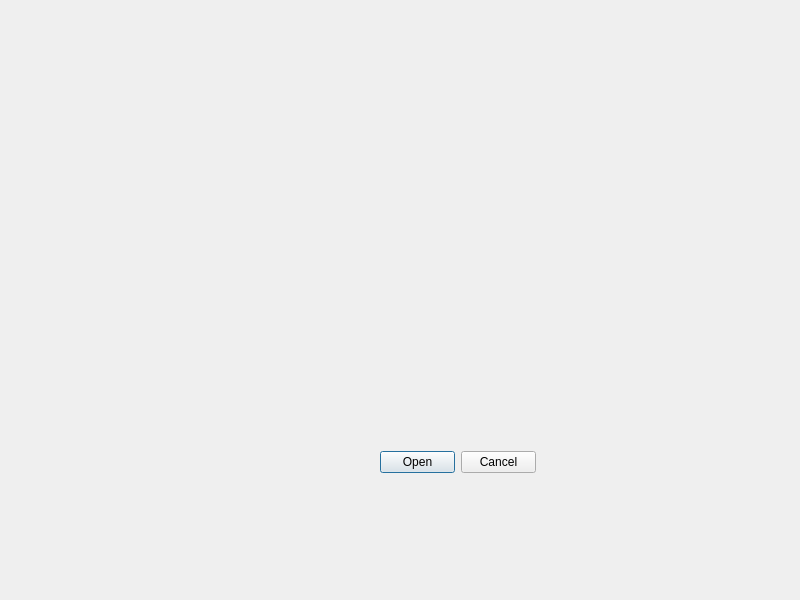
<?xml version="1.0" encoding="UTF-8"?>
<ui version="4.0">
 <class>Dialog</class>
 <widget class="QDialog" name="Dialog">
  <property name="geometry">
   <rect>
    <x>0</x>
    <y>0</y>
    <width>800</width>
    <height>600</height>
   </rect>
  </property>
  <property name="windowTitle">
   <string>Dialog</string>
  </property>
  <widget class="QDialogButtonBox" name="buttonBox">
   <property name="geometry">
    <rect>
     <x>380</x>
     <y>450</y>
     <width>156</width>
     <height>24</height>
    </rect>
   </property>
   <property name="standardButtons">
    <set>QDialogButtonBox::StandardButton::Cancel|QDialogButtonBox::StandardButton::Open</set>
   </property>
   <property name="centerButtons">
    <bool>true</bool>
   </property>
  </widget>
 </widget>
 <resources/>
 <connections/>
</ui>
